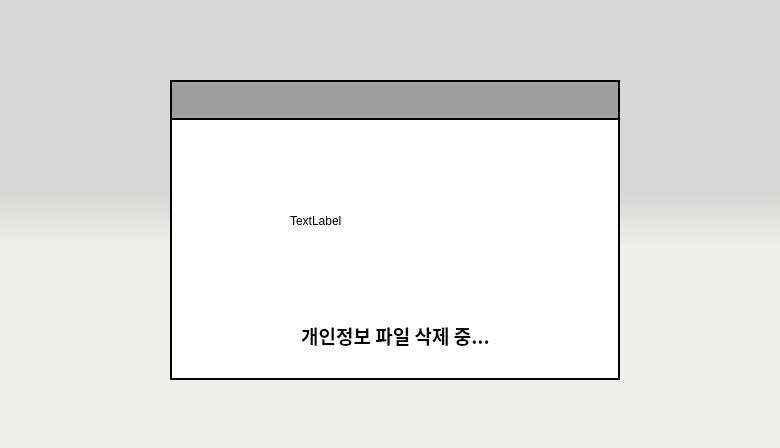
<?xml version="1.0" encoding="UTF-8"?>
<ui version="4.0">
 <class>Dialog</class>
 <widget class="QDialog" name="Dialog">
  <property name="geometry">
   <rect>
    <x>0</x>
    <y>0</y>
    <width>780</width>
    <height>448</height>
   </rect>
  </property>
  <property name="windowTitle">
   <string>Dialog</string>
  </property>
  <property name="styleSheet">
   <string notr="true">background-color:qlineargradient(spread:pad, x1:0.5, y1:0.432, x2:0.499682, y2:0.551, stop:0 rgba(215, 215, 215, 255), stop:1 rgba(239, 239, 237, 255))</string>
  </property>
  <widget class="QFrame" name="frame">
   <property name="geometry">
    <rect>
     <x>170</x>
     <y>80</y>
     <width>450</width>
     <height>300</height>
    </rect>
   </property>
   <property name="font">
    <font>
     <family>함초롬돋움</family>
     <pointsize>12</pointsize>
    </font>
   </property>
   <property name="styleSheet">
    <string notr="true">background-color:#ffffff;
border: 2px solid black;
</string>
   </property>
   <property name="frameShape">
    <enum>QFrame::StyledPanel</enum>
   </property>
   <property name="frameShadow">
    <enum>QFrame::Raised</enum>
   </property>
   <widget class="QLabel" name="titleLabel">
    <property name="geometry">
     <rect>
      <x>0</x>
      <y>0</y>
      <width>450</width>
      <height>40</height>
     </rect>
    </property>
    <property name="font">
     <font>
      <family>함초롬돋움</family>
      <pointsize>14</pointsize>
     </font>
    </property>
    <property name="styleSheet">
     <string notr="true">color: black;
background-color: #9E9E9E;
text-align:center;</string>
    </property>
    <property name="text">
     <string/>
    </property>
    <property name="alignment">
     <set>Qt::AlignCenter</set>
    </property>
   </widget>
   <widget class="QLabel" name="preGuestGIF">
    <property name="geometry">
     <rect>
      <x>120</x>
      <y>50</y>
      <width>201</width>
      <height>181</height>
     </rect>
    </property>
    <property name="styleSheet">
     <string notr="true">border:5px soid white;
</string>
    </property>
    <property name="text">
     <string>TextLabel</string>
    </property>
   </widget>
   <widget class="QLabel" name="preGuestTEXT">
    <property name="geometry">
     <rect>
      <x>20</x>
      <y>230</y>
      <width>411</width>
      <height>51</height>
     </rect>
    </property>
    <property name="font">
     <font>
      <family>Agency FB</family>
      <pointsize>14</pointsize>
      <weight>75</weight>
      <bold>true</bold>
     </font>
    </property>
    <property name="styleSheet">
     <string notr="true">border:5px soid white;
</string>
    </property>
    <property name="text">
     <string>개인정보 파일 삭제 중...</string>
    </property>
    <property name="alignment">
     <set>Qt::AlignCenter</set>
    </property>
   </widget>
  </widget>
 </widget>
 <resources/>
 <connections/>
</ui>
